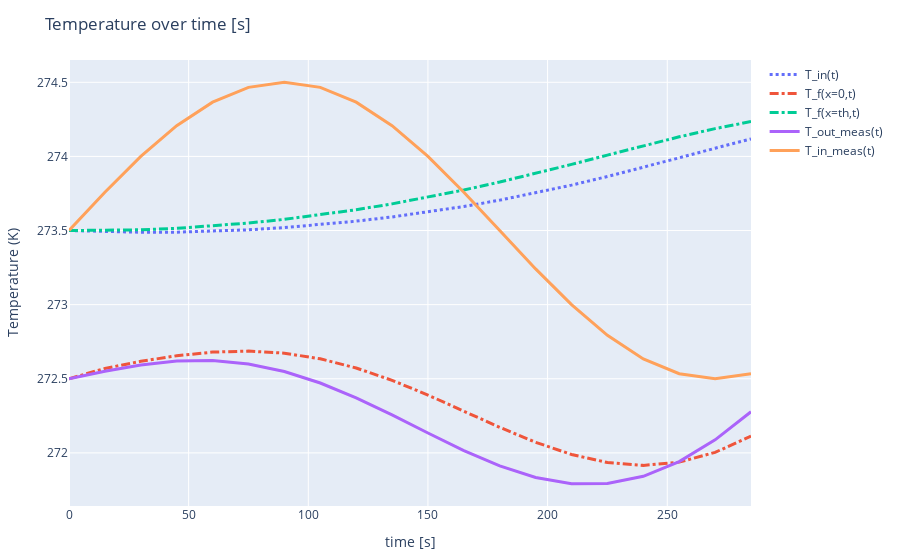

The cell this chart's notebook holds for it:
### Code cell
labels = ["T_in(t)","T_f(x=0,t)", "T_f(x=th,t)","T_out_meas(t)","T_in_meas(t)"];
vals = [T_in[1:end-1], T_f[1, 1:end-1],  T_f[end, 1:end-1], T_out_meas[1:end-1], T_in_meas[1:end-1]]
linewidths = [3,3,3, 3,3]
dashtypes = ["dot", "dashdot",  "dashdot", "none", "none"]


traces = [PlotlyJS.scatter(x=vec(time_val),  y=val, mode="lines", name=label, line=attr(width=lw, dash=dt)) for (val,label, lw, dt) in zip(vals, labels, linewidths, dashtypes)];


p3 = PlotlyJS.plot(traces, Layout(;title="Temperature over time [s]", showlegend=true, xaxis_title=" time [s]", yaxis_title="Temperature (K)" ),  config=PlotConfig(scrollZoom=false));
p3

### Figure 1 — Plotly figure (JSON) as saved in the notebook; plotly's stock layout.template omitted (floating-point values rounded to 4 significant figures)
{"data": [{"line": {"dash": "dot", "width": 3}, "mode": "lines", "name": "T_in(t)", "type": "scatter", "x": [0, 15, 30, 45, 60, 75, 90, 105, 120, 135, 150, 165, 180, 195, 210, 225, 240, 255, 270, 285, 300], "y": [273.5, 273.5, 273.5, 273.5, 273.5, 273.5, 273.5, 273.5, 273.6, 273.6, 273.6, 273.7, 273.7, 273.8, 273.8, 273.9, 273.9, 274.0, 274.1, 274.1]}, {"line": {"dash": "dashdot", "width": 3}, "mode": "lines", "name": "T_f(x=0,t)", "type": "scatter", "x": [0, 15, 30, 45, 60, 75, 90, 105, 120, 135, 150, 165, 180, 195, 210, 225, 240, 255, 270, 285, 300], "y": [272.5, 272.6, 272.6, 272.7, 272.7, 272.7, 272.7, 272.6, 272.6, 272.5, 272.4, 272.3, 272.2, 272.1, 272.0, 271.9, 271.9, 271.9, 272.0, 272.1]}, {"line": {"dash": "dashdot", "width": 3}, "mode": "lines", "name": "T_f(x=th,t)", "type": "scatter", "x": [0, 15, 30, 45, 60, 75, 90, 105, 120, 135, 150, 165, 180, 195, 210, 225, 240, 255, 270, 285, 300], "y": [273.5, 273.5, 273.5, 273.5, 273.5, 273.6, 273.6, 273.6, 273.6, 273.7, 273.7, 273.8, 273.8, 273.9, 273.9, 274.0, 274.1, 274.1, 274.2, 274.2]}, {"line": {"dash": "none", "width": 3}, "mode": "lines", "name": "T_out_meas(t)", "type": "scatter", "x": [0, 15, 30, 45, 60, 75, 90, 105, 120, 135, 150, 165, 180, 195, 210, 225, 240, 255, 270, 285, 300], "y": [272.5, 272.6, 272.6, 272.6, 272.6, 272.6, 272.5, 272.5, 272.4, 272.3, 272.1, 272.0, 271.9, 271.8, 271.8, 271.8, 271.8, 271.9, 272.1, 272.3]}, {"line": {"dash": "none", "width": 3}, "mode": "lines", "name": "T_in_meas(t)", "type": "scatter", "x": [0, 15, 30, 45, 60, 75, 90, 105, 120, 135, 150, 165, 180, 195, 210, 225, 240, 255, 270, 285, 300], "y": [273.5, 273.8, 274, 274.2, 274.4, 274.5, 274.5, 274.5, 274.4, 274.2, 274, 273.8, 273.5, 273.2, 273, 272.8, 272.6, 272.5, 272.5, 272.5]}], "layout": {"margin": {"b": 50, "l": 50, "r": 50, "t": 60}, "showlegend": true, "title": "Temperature over time [s]", "xaxis": {"title": {"text": " time [s]"}}, "yaxis": {"title": {"text": "Temperature (K)"}}}}
